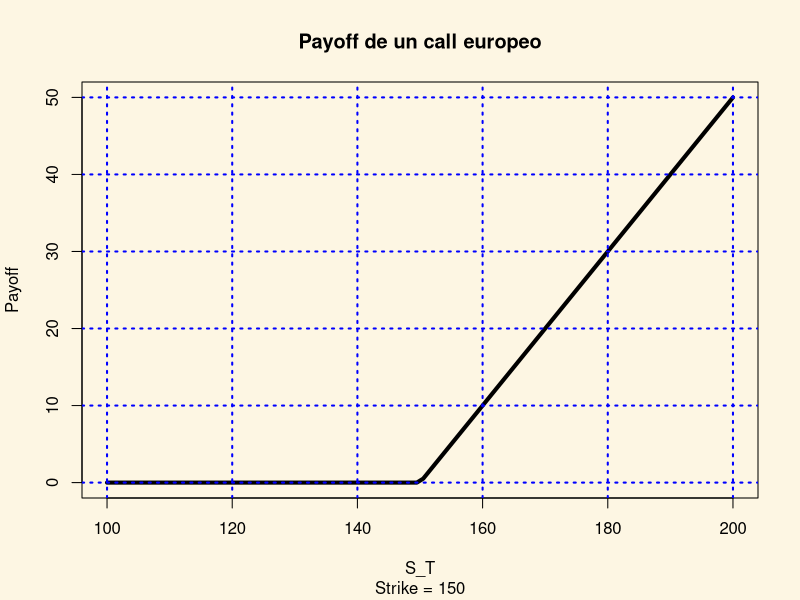
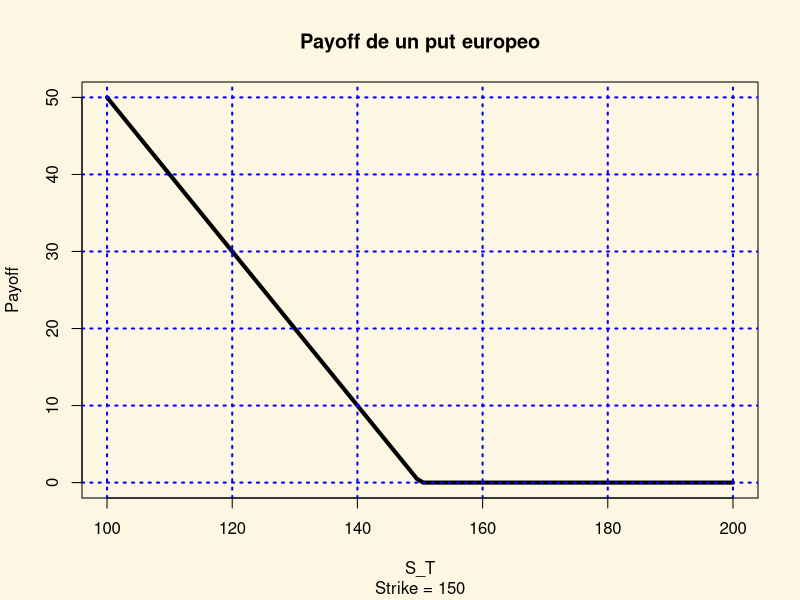
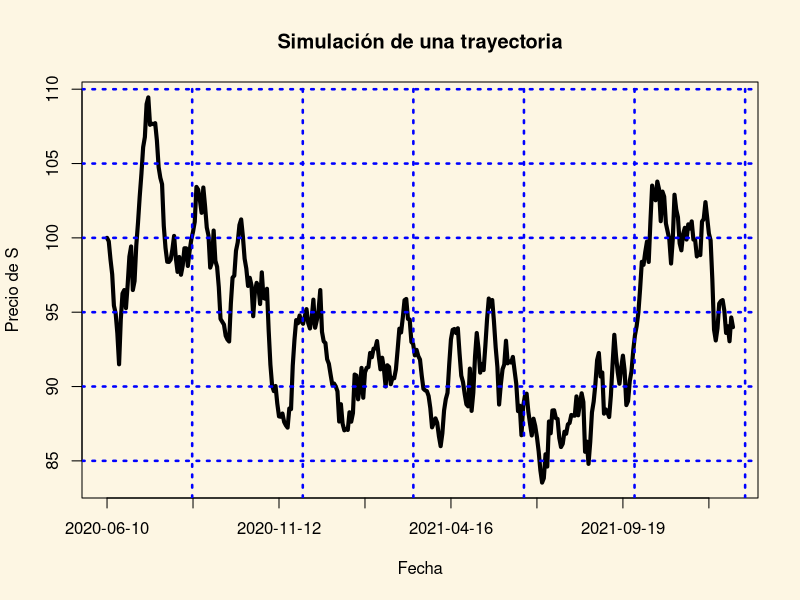

These figures' R source, in order:
## ---- chunk 1
st <- seq(100, 200, le = 100)
strike <- 150
payoff <- pmax(st - strike, 0)
par(bg = "#FDF6E3")
plot(st, payoff, type = 'l', xlab = 'S_T', ylab = 'Payoff',
     main = 'Payoff de un call europeo', sub = 'Strike = 150', lwd = 4)
grid(col = 'blue', lw = 2.0)
## ---- chunk 2
st <- seq(100, 200, le = 100)
strike <- 150
payoff <- pmax(strike - st, 0)
par(bg = "#FDF6E3")
plot(st, payoff, type = 'l', xlab = 'S_T', ylab = 'Payoff',
     main = 'Payoff de un put europeo', sub = 'Strike = 150', lwd = 4)
grid(col = 'blue', lw = 2.0)
## ---- chunk 3
#Tasa libre de riesgo
r <- 0.01

#Precio spot del subyacente
s0 <- 100

#precio strike
k <- 110

#volatilidad
sig <- 0.2

#Fecha valuación
t  <- as.Date("2020/06/10", format = "%Y/%m/%d")

#Fecha de vencimiento
fecha_ven <- as.Date("2021/12/28", format = "%Y/%m/%d")

#Días en el año
dias_an <- 360

#Número de pasos
N <- 365

#Delta y su raiz
delta <- ((fecha_ven - t) / dias_an) / N
delta <- as.numeric(delta)
sqr_del <- sqrt(delta)

#Vector para almacenar precios
vect_s <- c(s0)

#Aplica esquema de Euler
set.seed(54321)
for(i in 2:N){
  #número normal(0,1)
  z <- rnorm(1)
  #Nuevo precio
  vect_s[i] <- vect_s[i - 1] * (1 + r * delta + sig * sqr_del * z)
}

#Grafica trayectoria
par(bg = "#FDF6E3")
eje_x <- seq(t, fecha_ven, le = N)
titulo <- "Simulación de una trayectoria"
plot(eje_x, vect_s, type = "l", xlim = c(eje_x[1], eje_x[N]),
     xlab = "Fecha", ylab = "Precio de S", xaxt = 'n', lwd = 4, main = titulo)
axis(1, at = eje_x[seq(1, N, by = 50)], labels = eje_x[seq(1, N, by = 50)])
grid(col = "blue", lwd = 2.5)
